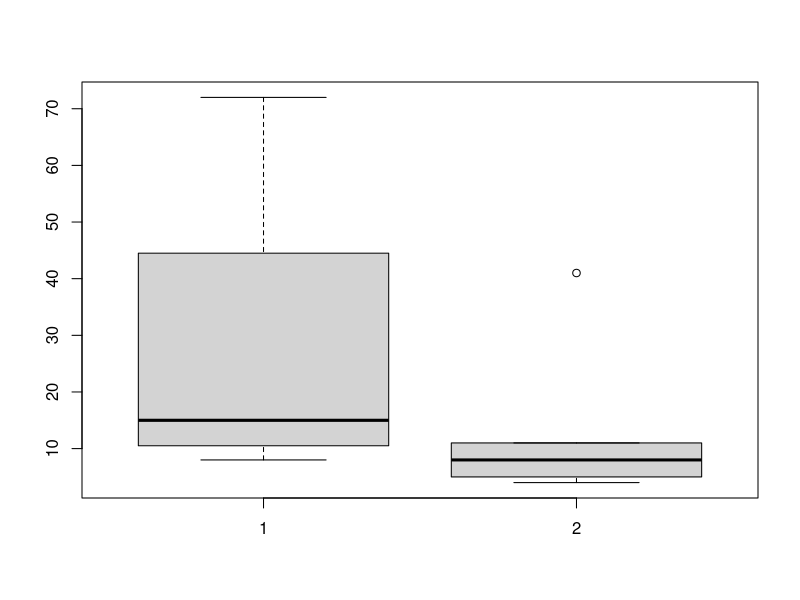
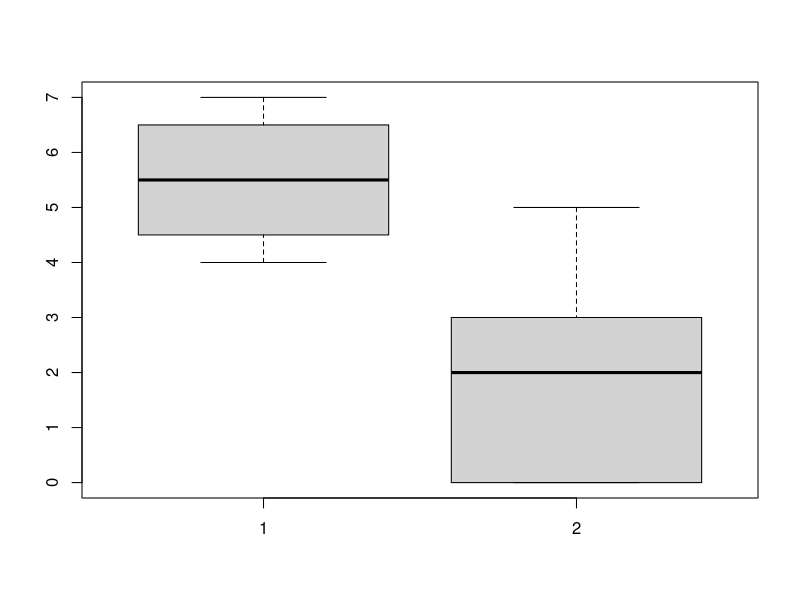
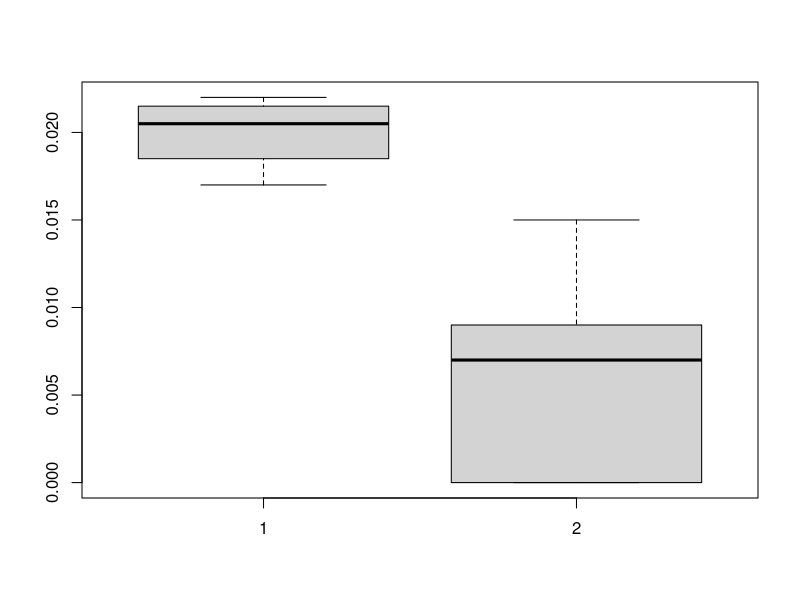
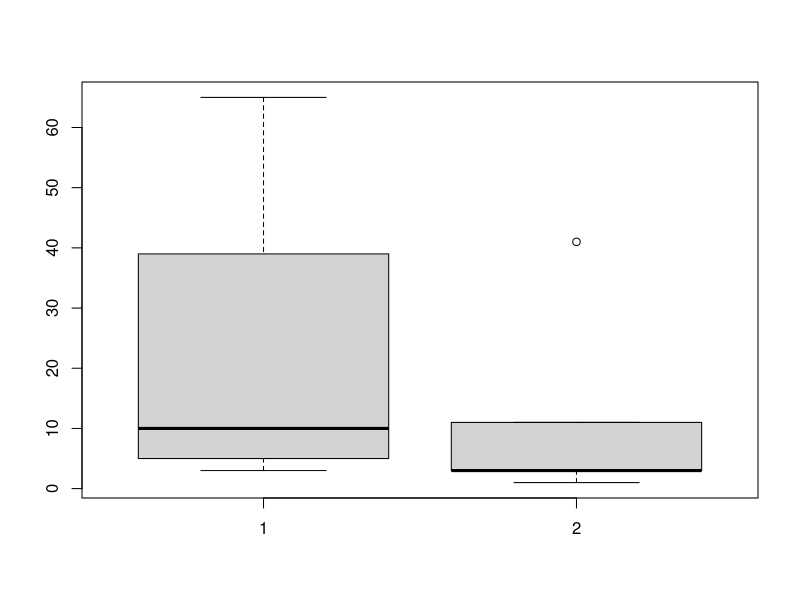
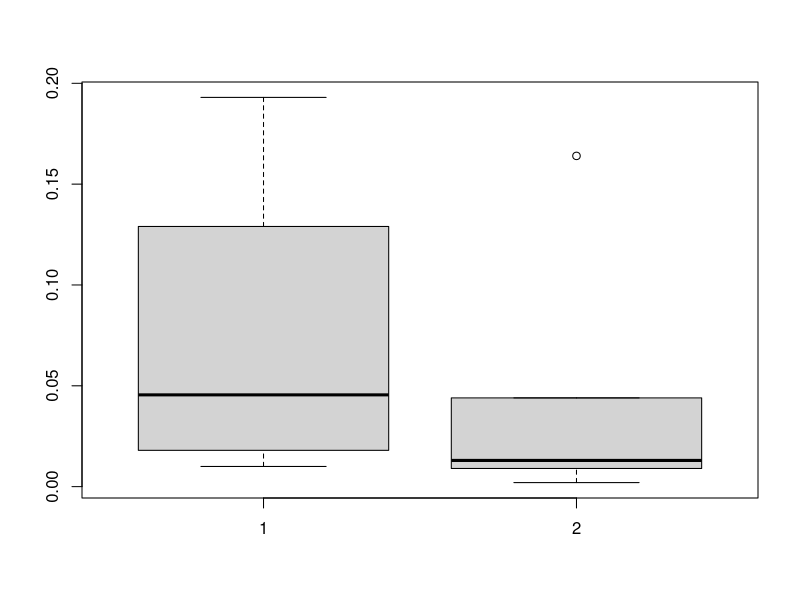
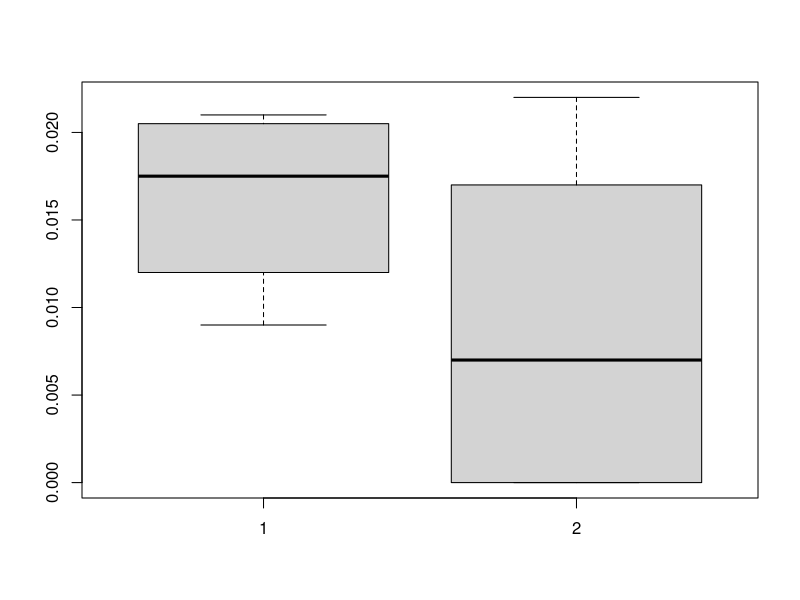
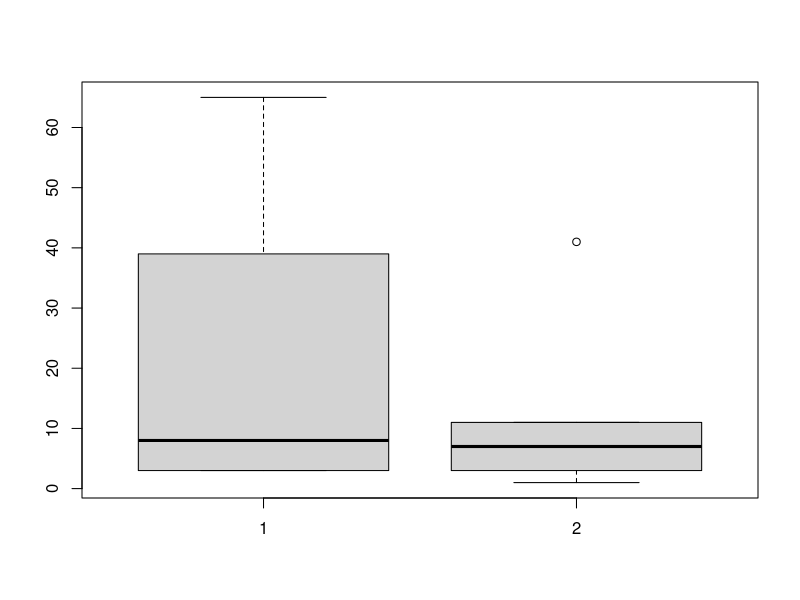
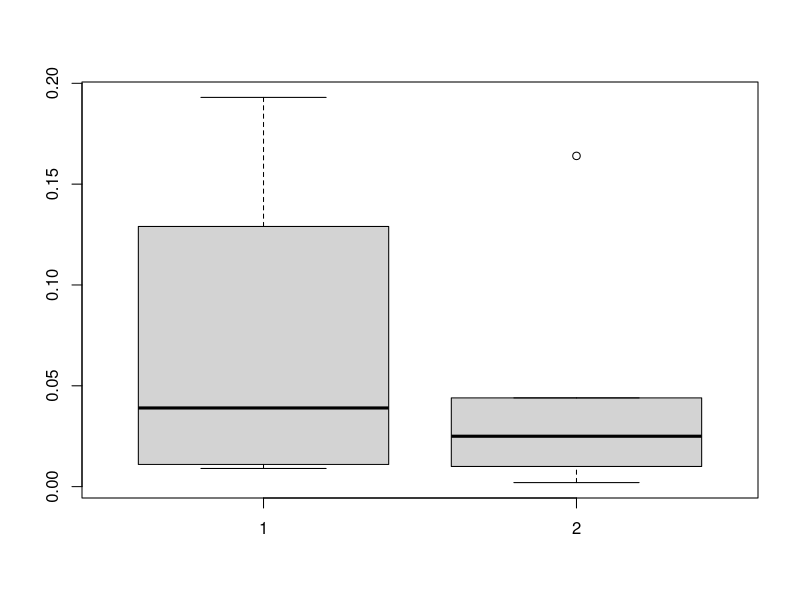

Here is the R script that generated these plots, in order:

#T-test to compare the two piers:
a<-c(17,8,72,5)
b<-c(13,8,41,11,4)
t.test(a,b)
t.test(sqrt(a),sqrt(b))

#T-test to compare the near and far populations at each pier:
a1<-c(17,72,13,8)
a2<-c(8,5,41,11,4)

t.test(a1,a2)
boxplot(a1,a2)

b1<-c(0.085,0.213,0.047,0.027)
b2<-c(0.024,0.022,0.164,0.044,0.009)
t.test(b1,b2)

#T-tests to compare near and far populations between piers:

c1<-c(4,7,6,5)
c2<-c(5,2,0,0,3)
t.test(c1,c2)
boxplot(c1,c2)

C1<-c(0.02,0.021,0.022,0.017)
C2<-c(0.015,0.009,0,0,0.007)
t.test(C1,C2)
boxplot(C1,C2)

#Finfish

f1<-c(13,65,7,3)
f2<-c(3,3,41,11,1)
t.test(f1,f2)
boxplot(f1,f2)

F1<-c(0.065,0.193,0.026,0.010)
F2<-c(0.009,0.013,0.164,0.044,0.002)
t.test(F1,F2)
boxplot(F1,F2)

###No significant results...yet!

#Lets look at just the crustaceans and fin fish.
A<-c(0.02,0.015,0.021,0.009)
B<-c(0.022,0.017,0,0,0.007)
t.test(A,B)
boxplot(A,B)

A1<-c(13,3,65,3)
B1<-c(7,3,41,11,1)
A2<-c(0.065,0.009,0.193,0.013)
B2<-c(0.025,0.010,0.164,0.044,0.002)

t.test(A1,B1)
boxplot(A1,B1)

t.test(A2,B2)
boxplot(A2,B2)

t.test(sqrt(A1),sqrt(B1))

# One last thing to try!

library(ggplot2)

boxplot(a,b)

n1<-c(0.085,0.024,0.213,0.022)
n2<-c(0.047,0.027,0.164,0.044,0.009)
t.test(n1,n2)
boxplot(n1,n2)